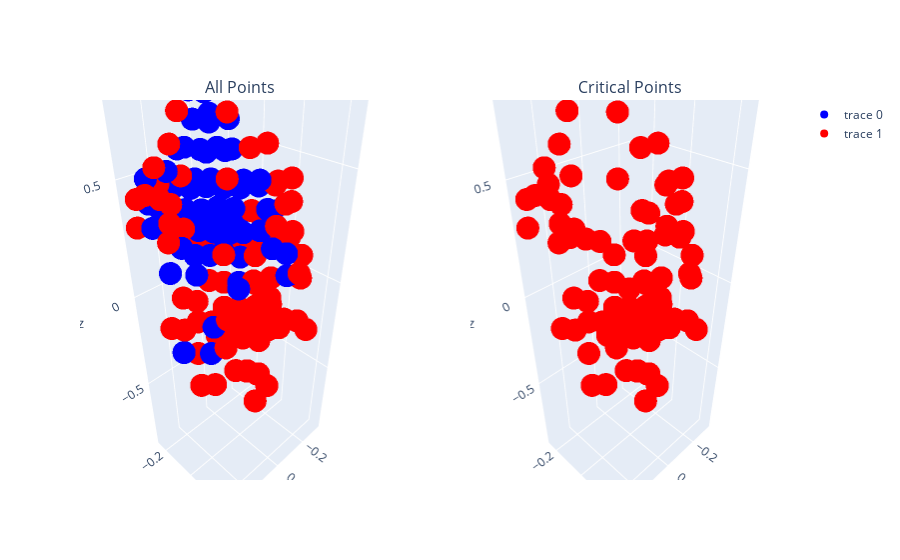

The notebook cell this image was saved under:
### Code cell
plot_crit_points_from_file(model, 'data/sweeps/PEDESTRIAN/11.txt', 200)
